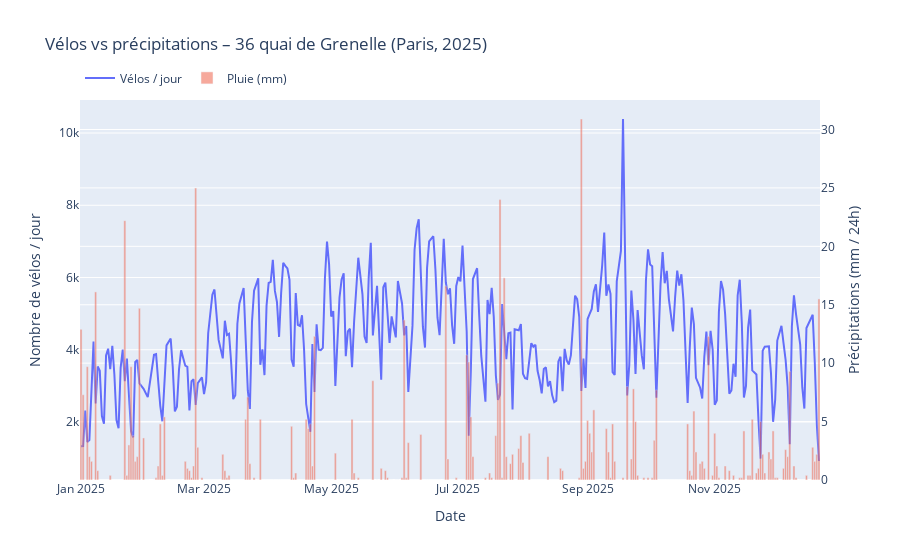

Notebook code cell kept with this figure:
### Code cell
import plotly.graph_objects as go
import plotly.io as pio
fig1 = go.Figure()

fig1.add_trace(
    go.Scatter(
        x=df["date"],
        y=df["nb_velos"],
        name="Vélos / jour",
        mode="lines"
    )
)

# pluie (axe Y droit) en barres
fig1.add_trace(
    go.Bar(
        x=df["date"],
        y=df["precip_24h"],
        name="Pluie (mm)",
        yaxis="y2",
        opacity=0.5
    )
)


fig1.update_layout(
    title="Vélos vs précipitations – 36 quai de Grenelle (Paris, 2025)",
    xaxis=dict(title="Date"),
    yaxis=dict(title="Nombre de vélos / jour"),
    yaxis2=dict(
        title="Précipitations (mm / 24h)",
        overlaying="y",
        side="right"
    ),
    legend=dict(orientation="h", yanchor="bottom", y=1.02, xanchor="left", x=0),
    bargap=0,
)

fig1.show()
pio.write_json(fig1, out_dir / "fig_velo_precipitation_time.json")

### Figure 1 — Plotly figure (JSON) as saved in the notebook; plotly's stock layout.template omitted (floating-point values rounded to 4 significant figures; data arrays with more than 128 entries replaced by an {"elided": "..."} marker saying what was removed)
{"data": [{"mode": "lines", "name": "Vélos / jour", "type": "scatter", "x": {"elided": "327 str values"}, "y": {"elided": "327 int values"}}, {"name": "Pluie (mm)", "opacity": 0.5, "type": "bar", "x": {"elided": "327 str values"}, "y": {"elided": "327 float values"}, "yaxis": "y2"}], "layout": {"bargap": 0, "legend": {"orientation": "h", "x": 0, "xanchor": "left", "y": 1.02, "yanchor": "bottom"}, "title": {"text": "Vélos vs précipitations – 36 quai de Grenelle (Paris, 2025)"}, "xaxis": {"title": {"text": "Date"}}, "yaxis": {"title": {"text": "Nombre de vélos / jour"}}, "yaxis2": {"overlaying": "y", "side": "right", "title": {"text": "Précipitations (mm / 24h)"}}}}
